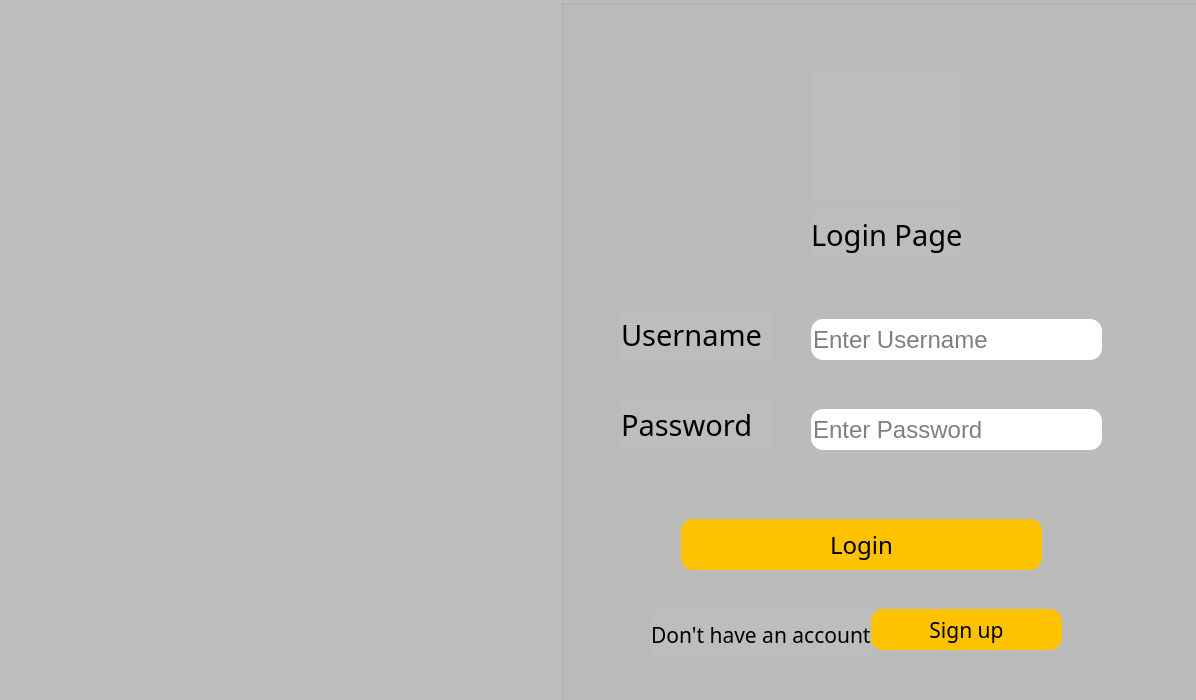
<?xml version="1.0" encoding="UTF-8"?>
<ui version="4.0">
 <class>LoginPage</class>
 <widget class="QWidget" name="LoginPage">
  <property name="geometry">
   <rect>
    <x>0</x>
    <y>0</y>
    <width>1196</width>
    <height>700</height>
   </rect>
  </property>
  <property name="windowTitle">
   <string>LoginPage</string>
  </property>
  <property name="styleSheet">
   <string notr="true">background-color: #BDBDBD;</string>
  </property>
  <widget class="QLabel" name="pic">
   <property name="geometry">
    <rect>
     <x>0</x>
     <y>0</y>
     <width>561</width>
     <height>701</height>
    </rect>
   </property>
   <property name="text">
    <string/>
   </property>
  </widget>
  <widget class="QGroupBox" name="groupBox">
   <property name="geometry">
    <rect>
     <x>561</x>
     <y>-1</y>
     <width>641</width>
     <height>711</height>
    </rect>
   </property>
   <property name="title">
    <string/>
   </property>
   <widget class="QLabel" name="user">
    <property name="geometry">
     <rect>
      <x>250</x>
      <y>70</y>
      <width>151</width>
      <height>131</height>
     </rect>
    </property>
    <property name="text">
     <string/>
    </property>
   </widget>
   <widget class="QLabel" name="label_2">
    <property name="geometry">
     <rect>
      <x>250</x>
      <y>210</y>
      <width>151</width>
      <height>51</height>
     </rect>
    </property>
    <property name="font">
     <font>
      <family>BAXAUTRIAL</family>
      <pointsize>22</pointsize>
     </font>
    </property>
    <property name="text">
     <string>Login Page</string>
    </property>
   </widget>
   <widget class="QLabel" name="label_3">
    <property name="geometry">
     <rect>
      <x>60</x>
      <y>310</y>
      <width>151</width>
      <height>51</height>
     </rect>
    </property>
    <property name="font">
     <font>
      <family>BAXAUTRIAL</family>
      <pointsize>22</pointsize>
     </font>
    </property>
    <property name="text">
     <string>Username</string>
    </property>
   </widget>
   <widget class="QLabel" name="label_4">
    <property name="geometry">
     <rect>
      <x>60</x>
      <y>400</y>
      <width>151</width>
      <height>51</height>
     </rect>
    </property>
    <property name="font">
     <font>
      <family>BAXAUTRIAL</family>
      <pointsize>22</pointsize>
     </font>
    </property>
    <property name="text">
     <string>Password</string>
    </property>
   </widget>
   <widget class="QLineEdit" name="name">
    <property name="geometry">
     <rect>
      <x>250</x>
      <y>320</y>
      <width>291</width>
      <height>41</height>
     </rect>
    </property>
    <property name="font">
     <font>
      <pointsize>18</pointsize>
     </font>
    </property>
    <property name="styleSheet">
     <string notr="true">background-color: white;
border-radius: 12;
color: black;</string>
    </property>
    <property name="placeholderText">
     <string>Enter Username</string>
    </property>
   </widget>
   <widget class="QLineEdit" name="pass">
    <property name="geometry">
     <rect>
      <x>250</x>
      <y>410</y>
      <width>291</width>
      <height>41</height>
     </rect>
    </property>
    <property name="font">
     <font>
      <pointsize>18</pointsize>
     </font>
    </property>
    <property name="styleSheet">
     <string notr="true">background-color: white;
border-radius: 12;
color: black;</string>
    </property>
    <property name="placeholderText">
     <string>Enter Password</string>
    </property>
   </widget>
   <widget class="QPushButton" name="login">
    <property name="geometry">
     <rect>
      <x>120</x>
      <y>520</y>
      <width>361</width>
      <height>51</height>
     </rect>
    </property>
    <property name="font">
     <font>
      <family>BAXAUTRIAL</family>
      <pointsize>18</pointsize>
     </font>
    </property>
    <property name="styleSheet">
     <string notr="true">background-color: #FFC200;
border-radius: 12;
color: black;</string>
    </property>
    <property name="text">
     <string>Login</string>
    </property>
   </widget>
   <widget class="QLabel" name="label_5">
    <property name="geometry">
     <rect>
      <x>90</x>
      <y>610</y>
      <width>221</width>
      <height>51</height>
     </rect>
    </property>
    <property name="font">
     <font>
      <family>Baskerville Old Face</family>
      <pointsize>16</pointsize>
     </font>
    </property>
    <property name="text">
     <string>Don't have an account?</string>
    </property>
   </widget>
   <widget class="QPushButton" name="signup">
    <property name="geometry">
     <rect>
      <x>310</x>
      <y>610</y>
      <width>191</width>
      <height>41</height>
     </rect>
    </property>
    <property name="font">
     <font>
      <family>BAXAUTRIAL</family>
      <pointsize>16</pointsize>
     </font>
    </property>
    <property name="styleSheet">
     <string notr="true">background-color: #FFC200;
border-radius: 12;
color: black;</string>
    </property>
    <property name="text">
     <string>Sign up</string>
    </property>
   </widget>
  </widget>
 </widget>
 <resources/>
 <connections/>
</ui>
